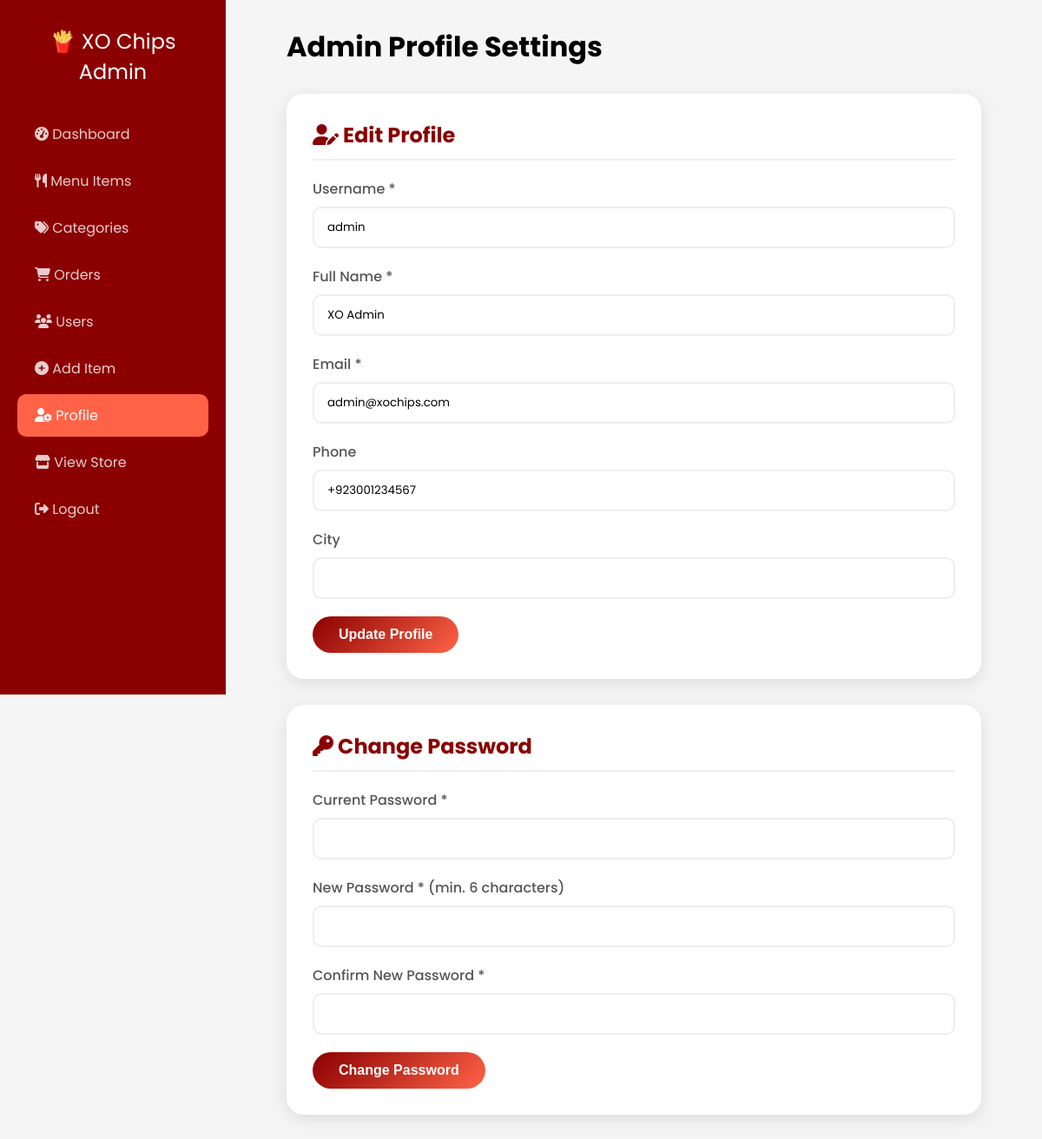
Screenshot of /admin_profile.php (signed in) with the database file from the repository.
### tables this page shows
CREATE TABLE users (
    id INT PRIMARY KEY AUTO_INCREMENT,
    username VARCHAR(50) UNIQUE NOT NULL,
    email VARCHAR(100) UNIQUE NOT NULL,
    password VARCHAR(255) NOT NULL,
    full_name VARCHAR(100) NOT NULL,
    phone VARCHAR(20) NOT NULL,
    city VARCHAR(50),
    address TEXT,
    profile_image VARCHAR(255) DEFAULT 'default-avatar.png',
    role ENUM('admin', 'user') DEFAULT 'user',
    status ENUM('active', 'inactive') DEFAULT 'active',
    created_at TIMESTAMP DEFAULT CURRENT_TIMESTAMP
);

### admin_profile.php (the view, shortened to what this page needs)
<?php
include "database.php";
$user_id = $_SESSION['user_id'];
$query = "SELECT * FROM users WHERE id = '$user_id'";
$result = mysqli_query($conn, $query);
$admin = mysqli_fetch_assoc($result);
?>
<!DOCTYPE html>
<html lang="en">
<head>
    <link rel="stylesheet" href="https://cdnjs.cloudflare.com/ajax/libs/font-awesome/6.4.0/css/all.min.css">
</head>
<body>
    <div class="admin-sidebar">
        <div class="admin-logo">🍟 XO Chips Admin</div>
        <div class="admin-nav">
            <a href="admin_dashboard.php"><i class="fas fa-tachometer-alt"></i> Dashboard</a>
            <a href="admin_products.php"><i class="fas fa-utensils"></i> Menu Items</a>
            <a href="admin_categories.php"><i class="fas fa-tags"></i> Categories</a>
            <a href="admin_orders.php"><i class="fas fa-shopping-cart"></i> Orders</a>
            <a href="admin_users.php"><i class="fas fa-users"></i> Users</a>
            <a href="admin_add_product.php"><i class="fas fa-plus-circle"></i> Add Item</a>
            <a href="admin_profile.php" class="active"><i class="fas fa-user-cog"></i> Profile</a>
            <a href="index.php"><i class="fas fa-store"></i> View Store</a>
            <a href="logout.php"><i class="fas fa-sign-out-alt"></i> Logout</a>
        </div>
    </div>
    <div class="admin-main">
        <div class="profile-container">
            <h1 style="margin-bottom: 30px;">Admin Profile Settings</h1>
            <div class="profile-card">
                <h2><i class="fas fa-user-edit"></i> Edit Profile</h2>
                <form method="post">
                    <div class="form-group">
                        <label>Username *</label>
                        <input type="text" name="username" value="<?php echo htmlspecialchars($admin['username']); ?>" required>
                    </div>
                    <div class="form-group">
                        <label>Full Name *</label>
                        <input type="text" name="full_name" value="<?php echo htmlspecialchars($admin['full_name']); ?>" required>
                    </div>
                    <div class="form-group">
                        <label>Email *</label>
                        <input type="email" name="email" value="<?php echo htmlspecialchars($admin['email']); ?>" required>
                    </div>
                    <div class="form-group">
                        <label>Phone</label>
                        <input type="text" name="phone" value="<?php echo htmlspecialchars($admin['phone']); ?>">
                    </div>
                    <div class="form-group">
                        <label>City</label>
                        <input type="text" name="city" value="<?php echo htmlspecialchars($admin['city']); ?>">
                    </div>
                    <button type="submit" name="update_profile" class="btn-submit">Update Profile</button>
                </form>
            </div>
            <div class="profile-card">
                <h2><i class="fas fa-key"></i> Change Password</h2>
                <form method="post">
                    <div class="form-group">
                        <label>Current Password *</label>
                        <input type="password" name="current_password" required>
                    </div>
                    <div class="form-group">
                        <label>New Password * (min. 6 characters)</label>
                        <input type="password" name="new_password" required>
                    </div>
                    <div class="form-group">
                        <label>Confirm New Password *</label>
                        <input type="password" name="confirm_password" required>
                    </div>
                    <button type="submit" name="change_password" class="btn-submit">Change Password</button>
                </form>
            </div>
        </div>
    </div>
</body>
</html>

### admin_profile.php (style rules this page uses)
* { margin: 0; padding: 0; box-sizing: border-box; }
body { font-family: 'Poppins', sans-serif; background: #f5f5f5; }
.admin-sidebar { position: fixed; left: 0; top: 0; width: 260px; height: 100vh; background: #8B0000; color: white; padding: 30px 20px; overflow-y: auto; }
.admin-main { margin-left: 260px; padding: 30px; }
.admin-logo { font-size: 24px; text-align: center; margin-bottom: 30px; }
.admin-nav a { display: block; padding: 12px 20px; color: rgba(255,255,255,0.8); text-decoration: none; border-radius: 10px; margin-bottom: 5px; transition: all 0.3s; }
.admin-nav a:hover, .admin-nav a.active { background: #FF6347; color: white; }
.profile-container { max-width: 800px; margin: 0 auto; }
.profile-card { background: white; border-radius: 20px; padding: 30px; margin-bottom: 30px; box-shadow: 0 5px 20px rgba(0,0,0,0.1); }
.profile-card h2 { color: #8B0000; margin-bottom: 20px; padding-bottom: 10px; border-bottom: 2px solid #eee; }
.form-group { margin-bottom: 20px; }
.form-group label { display: block; margin-bottom: 8px; font-weight: 500; color: #555; }
.form-group input { width: 100%; padding: 12px 15px; border: 2px solid #eee; border-radius: 10px; font-family: inherit; transition: all 0.3s; }
.btn-submit { background: linear-gradient(135deg, #8B0000, #FF6347); color: white; padding: 12px 30px; border: none; border-radius: 50px; cursor: pointer; font-size: 16px; font-weight: 600; transition: all 0.3s; }

### rows the page displays
users: username "admin", full_name "XO Admin", email "admin@xochips.com", phone "+923001234567"
